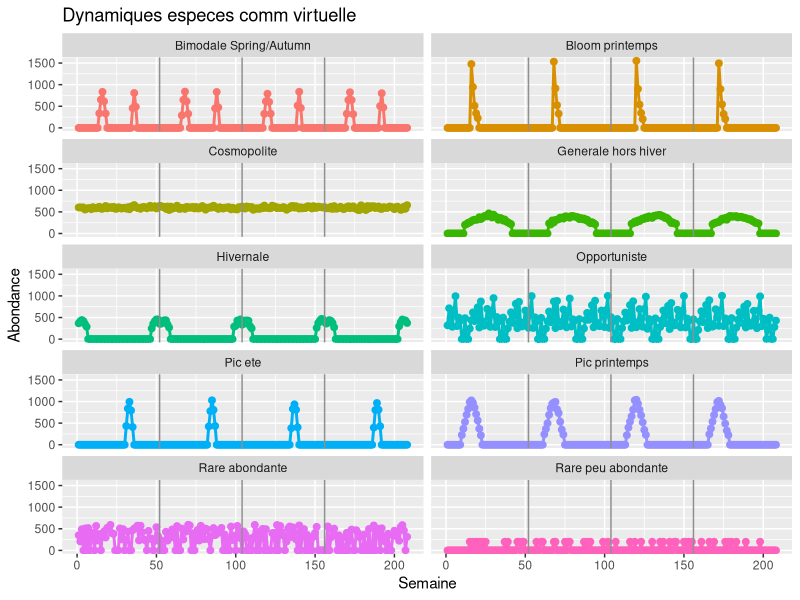
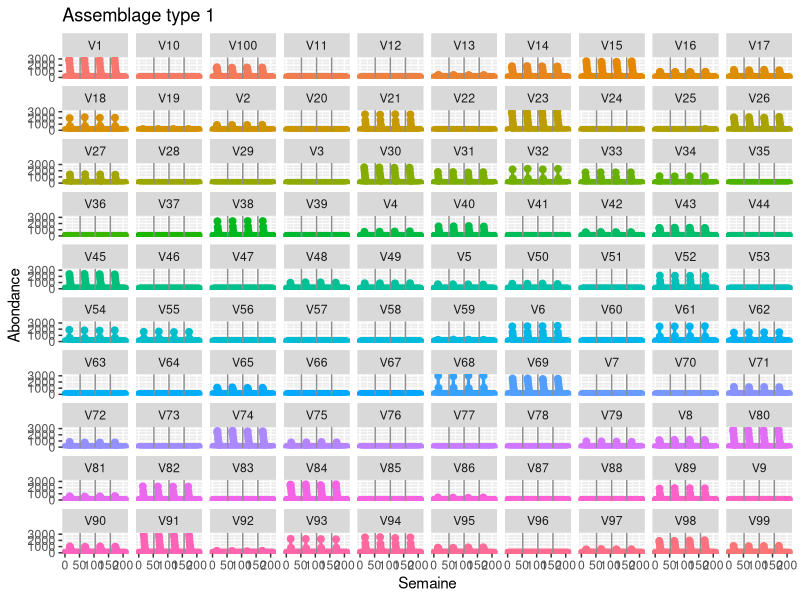
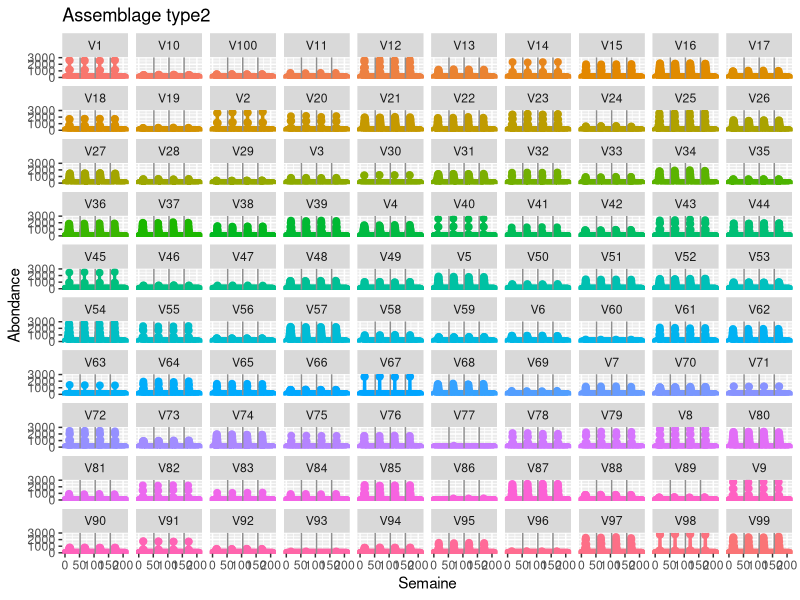
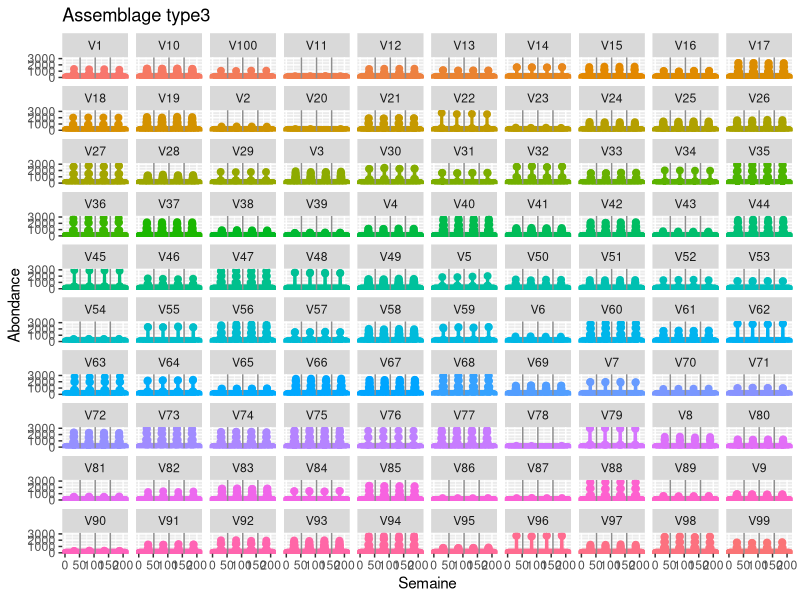
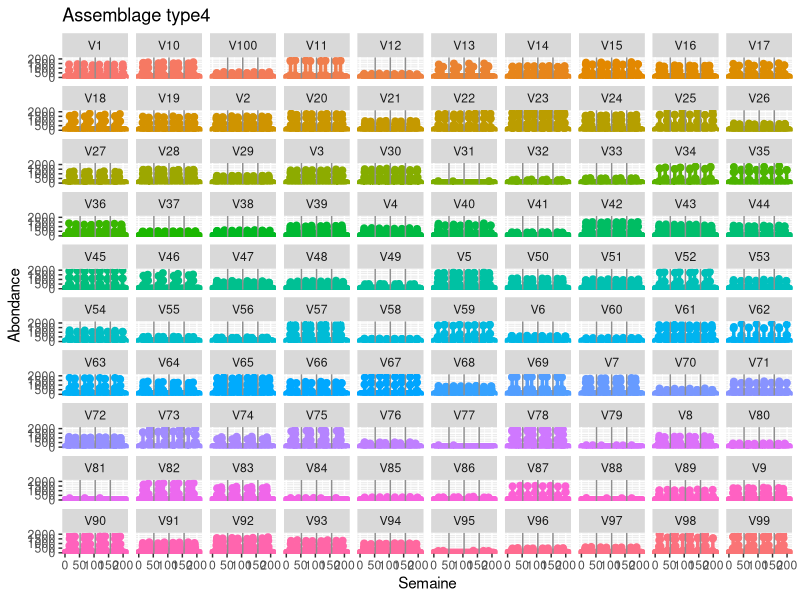
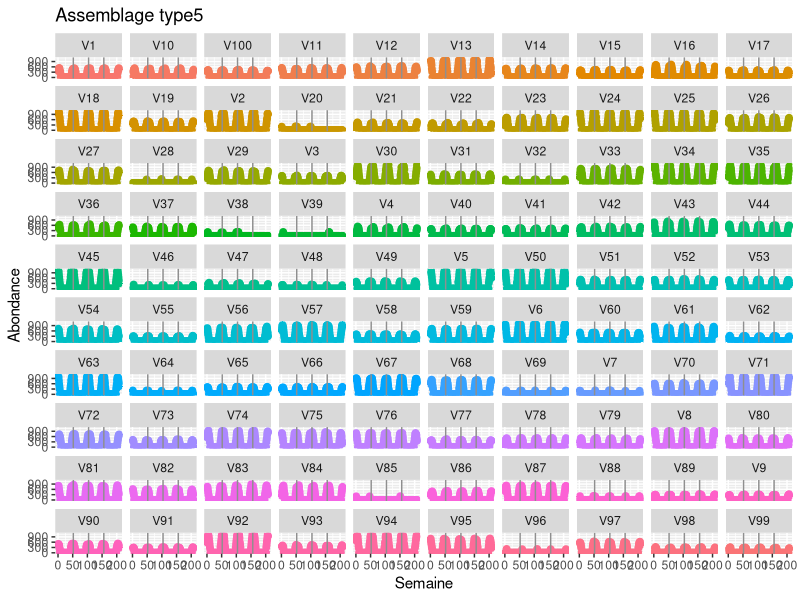
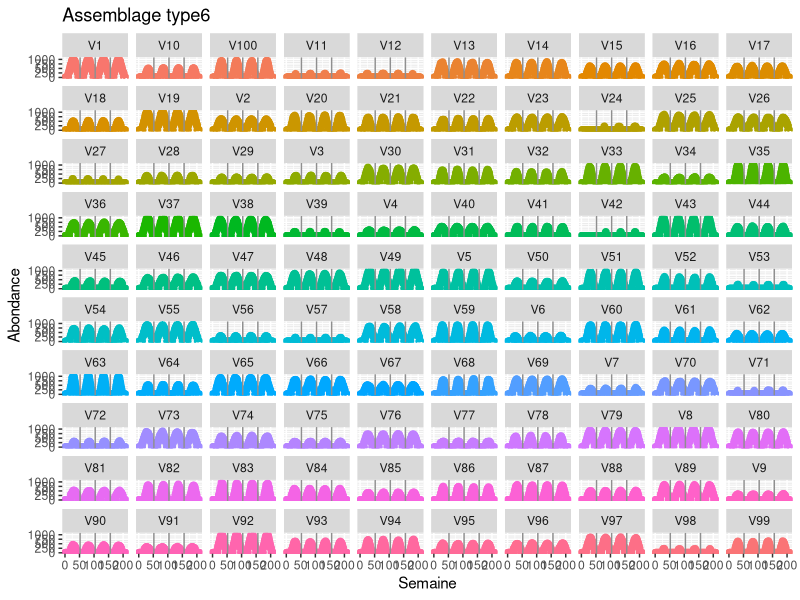
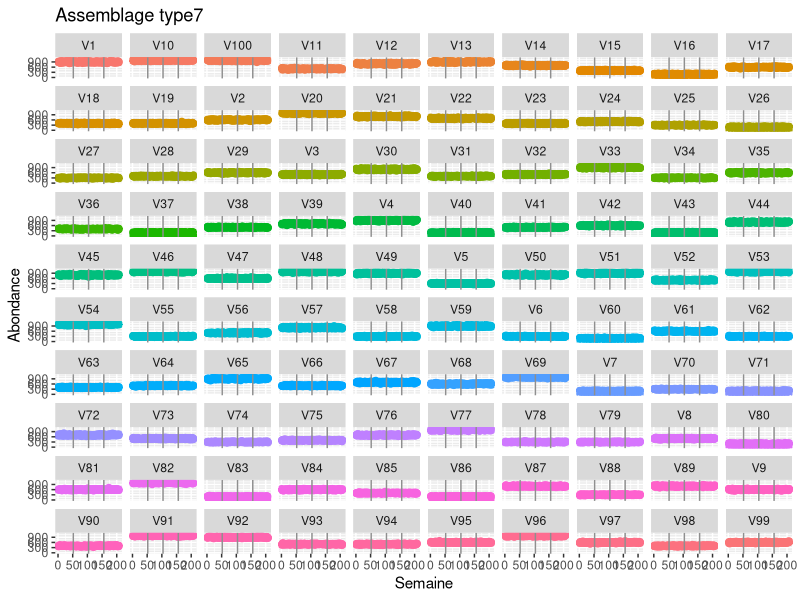

Here is the R script that generated these plots, in order:
#_______________________________________________________________________________
# Nom               : Create_virtualcommunities.r
# Date de modif     : 18/09/2025
# Objet             : Creer des communautes virtuelles
# Auteurs           : J-Y. Dias
# Version R         : 4.5.0
#_______________________________________________________________________________

#_______________________________ Packages_______________________________________

# Fonction permettant d'installer les packages si non presents et/ou les charger
# en l etat ne fonctionne pas pour les packages qui s'installent hors CRAN
loadpackages <- function(packages){
  for (pkg in packages){
    if (!requireNamespace(pkg,quietly = T)){
      install.packages(pkg)
      library(pkg,character.only = T)
    }else{
      library(pkg,character.only = T)
    }
  }
}
packages_needed <- c("dplyr","ggplot2","tidyr")

loadpackages(packages_needed)

#_______________________Creer un signal saisonnier______________________________#####

# mois <- 1:24 #creer un vecteur indiquant le mois, ici pour 2 ans
# mois_an <- (mois - 1) %% 12 + 1   # recode le mois pour revenir a 1 apres decembre

# Passage en hebdomadaire

hebdo <- 1:(52*4) # 52 semaines dans un an et 4 an
hebdo_an <- (hebdo-1) %% 52 + 1 # idem mois

# Creer un fonction gaussienne pour obtenir une forme en cloche
# mu = centre de la gaussienne, sigma largeur et amp amplitude
gaussian <- function(x, mu, sigma, amp=1) {
  amp * exp(-((x-mu)^2)/(2*sigma^2))
}

# Creer une fonction chi2 pour obtenir une forme "apparition soudaine et decroissance lente"
# df = forme de la distribution et miu = pic souhaitee
chi2_shifted <- function(x, mu, df, amp=1) {
  # Mode de la loi chi² standard
  mode_chi2 <- ifelse(df > 2, df - 2, 0) # pour ne pas avoir une decroissance depuis 0 car loi de chi2 -> df-2
  
  # Decalage pour que le maximum corresponde a mu
  x_shifted <- (x - mu) + mode_chi2
  
  # Densite chi2 avec decalage, bornee a x >= 0
  dens <- ifelse(x_shifted >= 0, dchisq(x_shifted, df=df), 0) # pour eviter les negatifs
  
  # Mise a l’echelle par l’amplitude
  amp * dens
}

# Fonction pour revenir uniquement entre 0 et 1, sera utile pour controler les abondances
scale01 <- function(x) (x - min(x)) / (max(x) - min(x))

#__________________Generer 10 especes avec profils typiques_____________________####

set.seed(123)
# Espece 1 : pic de printemps (mois 4 donc semaine 16) avec allure chi2
esp1 <- rpois(52*4, 1500 * scale01(chi2_shifted(hebdo_an, mu=16, df=2, amp=0.5)))
#       distrib de poisson pour ne pas avoir trop de variation car variance ~= moyenne
#       24 nombre de points et 1500 facteur pour obtenir une abondance (1500 x [0-1]) : a randomiser aussi 

# Espece 2 : pic de printemps (mois 4) avec allure gaussienne
esp2 <- rpois(52*4, 1000 * scale01(gaussian(hebdo_an, mu=16, sigma=3.5)))

# Espece 3 : pic d'ete (mois 8) allure gaussienne
esp3 <- rpois(52*4, 1000 * scale01(gaussian(hebdo_an, mu=33, sigma=1.5)))

# Espece 4 : bimodale (printemps + automne)
esp4 <- rpois(52*4, 800 * scale01(gaussian(hebdo_an, 16, 1.5) + gaussian(hebdo_an, 36, 1)))

# Espece 5 : pic d'hiver
esp5 <- rpois(52*4, 450 * scale01(gaussian(hebdo_an, 50, 3)+gaussian(hebdo_an, 3, 3)))

# Espece 6 : generaliste pas hiver
esp6 <- rpois(52*4, 400 * scale01(gaussian(hebdo_an, 27, 15)))

# Espece 7 : cosmopolite / perenne
esp7 <- rpois(52*4, 600)

# Espece 8 : aleatoire opportuniste
esp8 <- rpois(52*4, runif(24, 100, 1000))

# Espece 9 : rare assez abondante
esp9 <-  runif(52*4, 0, 600) # plus variable que rpois mais peut etre ressemblant avec 8

# Espece 10 : rare peu abondante
esp10 <-  rbinom(52*4, size=1, prob=0.2) * 200 # presence absence et quand present valeur 200

#______________Combiner les especes pour creer la communaute____________________####

comm <- cbind(esp1, esp2, esp3, esp4, esp5, esp6,esp7,esp8,esp9,esp10)
colnames(comm) <- c("Bloom printemps","Pic printemps","Pic ete","Bimodale Spring/Autumn","Hivernale","Generale hors hiver","Cosmopolite","Opportuniste","Rare abondante","Rare peu abondante")

comm_df <- as.data.frame(comm) %>%
  mutate(Semaine = hebdo) %>%
  pivot_longer(-Semaine, names_to="Esp", values_to="Abond") |>
  mutate(Abond = ifelse(Abond < 200, 0, Abond)) # pour representer la valeur minimale

#__________________________Visualisation________________________________________####

ggplot(comm_df, aes(x=Semaine, y=Abond, colour=Esp)) +
  geom_line(size=1) +
  geom_point(size=2) +
  facet_wrap(~Esp, ncol=2) +
  geom_vline(aes(xintercept = 52),colour = "gray56")+  
  geom_vline(aes(xintercept = 52*2),colour = "gray56")+
  geom_vline(aes(xintercept = 52*3),colour = "gray56")+
  labs(title="Dynamiques especes comm virtuelle",
       x="Semaine", y="Abondance") +
  theme(legend.position = "none")

#_____________Meme principe pour generer 100 especes de chaque type_____________####

#### Type 1 ####----------------------------------------------------------------

abd_type1 <- seq(from = 200, to = 3000, by = 100) # gamme abondance max pour l'espece x de type 1
df_type1 <- c(0:3) # gamme allure pour espece x de type 1
amp_type1 <- seq(from = 0.1, to = 2, by = 0.1) # gamme amplitude espece x de type 1
mu_type1 <- seq(from = 14, to = 17, by = 0.5) # semaine pic espece x de type 1

n_esp <- 100

type1 <- replicate(n_esp, {
  abd <- sample(abd_type1, 1) # selectionne une abondance max pour l'espece x de type 1 parmi la gamme
  mu  <- sample(mu_type1, 1) # meme principe pour mu, df, amp
  df  <- sample(df_type1, 1)
  amp <- sample(amp_type1, 1)
  distrib <- abd * scale01(chi2_shifted(hebdo_an, mu = mu, df = df, amp = amp))
  distrib[is.na(distrib)] <- 0
  if(all(distrib == 0)) rep(0, length(hebdo)) else rpois(length(hebdo), distrib)
})

assemb_type1 <- as.data.frame(type1) %>%
  mutate(Semaine = hebdo) %>%
  pivot_longer(-Semaine, names_to="Esp", values_to="Abond") |>
  mutate(Abond = ifelse(Abond < 200, 0, Abond),
         Type = "1")

ggplot(assemb_type1, aes(x=Semaine, y=Abond, colour=Esp)) +
  geom_line(size=1) +
  geom_point(size=2) +
  facet_wrap(~Esp, ncol=10) +
  geom_vline(aes(xintercept = 52),colour = "gray56")+
  geom_vline(aes(xintercept = 52*2),colour = "gray56")+
  geom_vline(aes(xintercept = 52*3),colour = "gray56")+
  labs(title="Assemblage type 1",
       x="Semaine", y="Abondance") +
  theme(legend.position = "none")

#### Type 2 ####----------------------------------------------------------------

abd_type2 <- seq(from = 200, to = 3000, by = 100)
amp_type2 <- seq(from = 0.1, to = 2, by = 0.1)
mu_type2 <- seq(from = 14, to = 17, by = 0.5)
sigma_type2 <- seq(from = 0.5, to = 3, by =0.2)

n_esp <- 100

type2 <- replicate(n_esp, {
  abd <- sample(abd_type2, 1)
  mu  <- sample(mu_type2, 1)
  amp <- sample(amp_type2, 1)
  sigma <- sample(sigma_type2,1)
  distrib <- abd * scale01(gaussian(hebdo_an, mu = mu, amp = amp,sigma = sigma))
  distrib[is.na(distrib)] <- 0
  if(all(distrib == 0)) rep(0, length(hebdo)) else rpois(length(hebdo), distrib)
})

assemb_type2 <- as.data.frame(type2) %>%
  mutate(Semaine = hebdo) %>%
  pivot_longer(-Semaine, names_to="Esp", values_to="Abond") |>
  mutate(Abond = ifelse(Abond < 200, 0, Abond),
         Type = "2")

ggplot(assemb_type2, aes(x=Semaine, y=Abond, colour=Esp)) +
  geom_line(size=1) +
  geom_point(size=2) +
  facet_wrap(~Esp, ncol=10) +
  geom_vline(aes(xintercept = 52),colour = "gray56")+
  geom_vline(aes(xintercept = 52*2),colour = "gray56")+
  geom_vline(aes(xintercept = 52*3),colour = "gray56")+
  labs(title="Assemblage type2",
       x="Semaine", y="Abondance") +
  theme(legend.position = "none")

#### Type 3 ####----------------------------------------------------------------

abd_type3 <- seq(from = 200, to = 3000, by = 100)
amp_type3 <- seq(from = 0.1, to = 2, by = 0.1)
mu_type3 <- seq(from = 27, to = 33, by = 0.5)
sigma_type3 <- seq(from = 0.5, to = 2, by =0.1)

n_esp <- 100

type3 <- replicate(n_esp, {
  abd <- sample(abd_type3, 1)
  mu  <- sample(mu_type3, 1)
  amp <- sample(amp_type3, 1)
  sigma <- sample(sigma_type3,1)
  distrib <- abd * scale01(gaussian(hebdo_an, mu = mu, amp = amp,sigma = sigma))
  distrib[is.na(distrib)] <- 0
  if(all(distrib == 0)) rep(0, length(hebdo)) else rpois(length(hebdo), distrib)
})

assemb_type3 <- as.data.frame(type3) %>%
  mutate(Semaine = hebdo) %>%
  pivot_longer(-Semaine, names_to="Esp", values_to="Abond") |>
  mutate(Abond = ifelse(Abond < 200, 0, Abond),
         Type = "3")

ggplot(assemb_type3, aes(x=Semaine, y=Abond, colour=Esp)) +
  geom_line(size=1) +
  geom_point(size=2) +
  facet_wrap(~Esp, ncol=10) +
  geom_vline(aes(xintercept = 52),colour = "gray56")+
  geom_vline(aes(xintercept = 52*2),colour = "gray56")+
  geom_vline(aes(xintercept = 52*3),colour = "gray56")+
  labs(title="Assemblage type3",
       x="Semaine", y="Abondance") +
  theme(legend.position = "none")

#### Type 4 ####----------------------------------------------------------------

abd_type4 <- seq(from = 200, to = 2000, by = 100)
amp_type4 <- seq(from = 0.1, to = 2, by = 0.1)
mu_type4_1 <- seq(from = 14, to = 17, by = 0.5)
mu_type4_2 <- seq(from = 30, to = 43, by = 0.5)

sigma_type4 <- seq(from = 0.7, to = 1.7, by =0.2)

n_esp <- 100

type4 <- replicate(n_esp, {
  abd <- sample(abd_type4, 1)
  mu_1  <- sample(mu_type4_1, 1)
  mu_2  <- sample(mu_type4_2, 1)
  amp <- sample(amp_type4, 1)
  sigma_1 <- sample(sigma_type4,1)
  sigma_2 <- sample(sigma_type4,1)
  
  distrib <- abd * scale01(gaussian(hebdo_an, mu_1, sigma_1) + gaussian(hebdo_an, mu_2, sigma_2))
  distrib[is.na(distrib)] <- 0
  if(all(distrib == 0)) rep(0, length(hebdo)) else rpois(length(hebdo), distrib)
})

assemb_type4 <- as.data.frame(type4) %>%
  mutate(Semaine = hebdo) %>%
  pivot_longer(-Semaine, names_to="Esp", values_to="Abond") |>
  mutate(Abond = ifelse(Abond < 200, 0, Abond),
         Type = "4")

ggplot(assemb_type4, aes(x=Semaine, y=Abond, colour=Esp)) +
  geom_line(size=1) +
  geom_point(size=2) +
  facet_wrap(~Esp, ncol=10) +
  geom_vline(aes(xintercept = 52),colour = "gray56")+
  geom_vline(aes(xintercept = 52*2),colour = "gray56")+
  geom_vline(aes(xintercept = 52*3),colour = "gray56")+
  labs(title="Assemblage type4",
       x="Semaine", y="Abondance") +
  theme(legend.position = "none")


#### Type 5 ####----------------------------------------------------------------

abd_type5 <- seq(from = 200, to = 1000, by = 100)
amp_type5 <- seq(from = 0.1, to = 2, by = 0.1)
mu_type5_1 <- seq(from = 46, to = 54, by = 0.5)
mu_type5_2 <- seq(from = 1, to = 10, by = 0.5)

sigma_type5 <- seq(from = 3.4, to = 3.7, by =0.1)

n_esp <- 100

type5 <- replicate(n_esp, {
  abd <- sample(abd_type5, 1)
  mu_1  <- sample(mu_type5_1, 1)
  amp <- sample(amp_type5, 1)
  sigma_1 <- sample(sigma_type5,1)
  
  distrib <- abd * scale01(gaussian(hebdo_an, mu_1, sigma_1) + gaussian(hebdo_an, abs(mu_1-47), sigma_1))
  distrib[is.na(distrib)] <- 0
  if(all(distrib == 0)) rep(0, length(hebdo)) else rpois(length(hebdo), distrib)
})

assemb_type5 <- as.data.frame(type5) %>%
  mutate(Semaine = hebdo) %>%
  pivot_longer(-Semaine, names_to="Esp", values_to="Abond") |>
  mutate(Abond = ifelse(Abond < 200, 0, Abond),
         Type = "5")

ggplot(assemb_type5, aes(x=Semaine, y=Abond, colour=Esp)) +
  geom_line(size=1) +
  geom_point(size=2) +
  facet_wrap(~Esp, ncol=10) +
  geom_vline(aes(xintercept = 52),colour = "gray56")+
  geom_vline(aes(xintercept = 52*2),colour = "gray56")+
  geom_vline(aes(xintercept = 52*3),colour = "gray56")+
  labs(title="Assemblage type5",
       x="Semaine", y="Abondance") +
  theme(legend.position = "none")

#### Type 6 ####----------------------------------------------------------------

abd_type6 <- seq(from = 200, to = 1000, by = 100)
amp_type6 <- seq(from = 0.1, to = 2, by = 0.1)
mu_type6 <- seq(from = 27, to = 33, by = 0.5)
sigma_type6 <- seq(from = 6, to = 10, by =0.4)

n_esp <- 100

type6 <- replicate(n_esp, {
  abd <- sample(abd_type6, 1)
  mu  <- sample(mu_type6, 1)
  amp <- sample(amp_type6, 1)
  sigma <- sample(sigma_type6,1)
  distrib <- abd * scale01(gaussian(hebdo_an, mu = mu, amp = amp,sigma = sigma))
  distrib[is.na(distrib)] <- 0
  if(all(distrib == 0)) rep(0, length(hebdo)) else rpois(length(hebdo), distrib)
})

assemb_type6 <- as.data.frame(type6) %>%
  mutate(Semaine = hebdo) %>%
  pivot_longer(-Semaine, names_to="Esp", values_to="Abond") |>
  mutate(Abond = ifelse(Abond < 200, 0, Abond),
         Type = "6")

ggplot(assemb_type6, aes(x=Semaine, y=Abond, colour=Esp)) +
  geom_line(size=1) +
  geom_point(size=2) +
  facet_wrap(~Esp, ncol=10) +
  geom_vline(aes(xintercept = 52),colour = "gray56")+
  geom_vline(aes(xintercept = 52*2),colour = "gray56")+
  geom_vline(aes(xintercept = 52*3),colour = "gray56")+
  labs(title="Assemblage type6",
       x="Semaine", y="Abondance") +
  theme(legend.position = "none")

#### Type 7 ####----------------------------------------------------------------

abd_type7 <- seq(from = 200, to = 1000, by = 100)

n_esp <- 100

type7 <- replicate(n_esp, {
  abd <- sample(abd_type7, 1)
  distrib <-  rpois(hebdo, abd)
  distrib[is.na(distrib)] <- 0
  if(all(distrib == 0)) rep(0, length(hebdo)) else distrib
})

assemb_type7 <- as.data.frame(type7) %>%
  mutate(Semaine = hebdo) %>%
  pivot_longer(-Semaine, names_to="Esp", values_to="Abond") |>
  mutate(Abond = ifelse(Abond < 200, 0, Abond),
         Type = "7")

ggplot(assemb_type7, aes(x=Semaine, y=Abond, colour=Esp)) +
  geom_line(size=1) +
  geom_point(size=2) +
  facet_wrap(~Esp, ncol=10) +
  geom_vline(aes(xintercept = 52),colour = "gray56")+
  geom_vline(aes(xintercept = 52*2),colour = "gray56")+
  geom_vline(aes(xintercept = 52*3),colour = "gray56")+
  labs(title="Assemblage type7",
       x="Semaine", y="Abondance") +
  theme(legend.position = "none")

#### Type 8 ####----------------------------------------------------------------

abd_type8_1 <- seq(from = 200, to = 600, by = 100)
abd_type8_2 <- seq(from = 400, to = 800, by = 100)
abd_type8_3 <- seq(from = 800, to = 1200, by = 100)

n_esp <- 100

type8 <- replicate(n_esp, {
  abd_1 <- sample(abd_type8_1, 1)
  abd_2 <- sample(abd_type8_2, 1)
  abd_3 <- sample(abd_type8_3, 1)
  distrib <-  rpois(52*4, runif(abd_1, abd_2, abd_3))
  distrib[is.na(distrib)] <- 0
  if(all(distrib == 0)) rep(0, length(hebdo)) else distrib
})

assemb_type8 <- as.data.frame(type8) %>%
  mutate(Semaine = hebdo) %>%
  pivot_longer(-Semaine, names_to="Esp", values_to="Abond") |>
  mutate(Abond = ifelse(Abond < 200, 0, Abond),
         Type = "8")

ggplot(assemb_type8, aes(x=Semaine, y=Abond, colour=Esp)) +
  geom_line(size=1) +
  geom_point(size=2) +
  facet_wrap(~Esp, ncol=10) +
  geom_vline(aes(xintercept = 52),colour = "gray56")+
  geom_vline(aes(xintercept = 52*2),colour = "gray56")+
  geom_vline(aes(xintercept = 52*3),colour = "gray56")+
  labs(title="Assemblage type8",
       x="Semaine", y="Abondance") +
  theme(legend.position = "none")

#### Type 9 ####----------------------------------------------------------------

abd_type9 <- seq(from = 200, to = 800, by = 100)

n_esp <- 100

type9 <- replicate(n_esp, {
  abd <- sample(abd_type9, 1)
  distrib <-  runif(52*4, 0, abd)
  distrib[is.na(distrib)] <- 0
  if(all(distrib == 0)) rep(0, length(hebdo)) else distrib
})

assemb_type9 <- as.data.frame(type9) %>%
  mutate(Semaine = hebdo) %>%
  pivot_longer(-Semaine, names_to="Esp", values_to="Abond") |>
  mutate(Abond = ifelse(Abond < 200, 0, Abond),
         Type = "9")

ggplot(assemb_type9, aes(x=Semaine, y=Abond, colour=Esp)) +
  geom_line(size=1) +
  geom_point(size=2) +
  facet_wrap(~Esp, ncol=10) +
  geom_vline(aes(xintercept = 52),colour = "gray56")+
  geom_vline(aes(xintercept = 52*2),colour = "gray56")+
  geom_vline(aes(xintercept = 52*3),colour = "gray56")+
  labs(title="Assemblage type9",
       x="Semaine", y="Abondance") +
  theme(legend.position = "none")

#### Type 10 ####----------------------------------------------------------------

abd_type10 <- seq(from = 200, to = 400, by = 100)
prob_type10 <- seq(from = 0.05, to = 0.15, by = 0.05)

n_esp <- 100

type10 <- replicate(n_esp, {
  abd <- sample(abd_type10, 1)
  prob <- sample(prob_type10,1)
  distrib <-  rbinom(52*4, size=1, prob=prob) * abd
  distrib[is.na(distrib)] <- 0
  if(all(distrib == 0)) rep(0, length(hebdo)) else distrib
})

assemb_type10 <- as.data.frame(type10) %>%
  mutate(Semaine = hebdo) %>%
  pivot_longer(-Semaine, names_to="Esp", values_to="Abond") |>
  mutate(Abond = ifelse(Abond < 200, 0, Abond),
         Type = "10")

ggplot(assemb_type10, aes(x=Semaine, y=Abond, colour=Esp)) +
  geom_line(size=1) +
  geom_point(size=2) +
  facet_wrap(~Esp, ncol=10) +
  geom_vline(aes(xintercept = 52),colour = "gray56")+
  geom_vline(aes(xintercept = 52*2),colour = "gray56")+
  geom_vline(aes(xintercept = 52*3),colour = "gray56")+
  labs(title="Assemblage type10",
       x="Semaine", y="Abondance") +
  theme(legend.position = "none")

#### Communaute complete ####---------------------------------------------------


comm_virtuel <- rbind(assemb_type1,assemb_type2,assemb_type3,assemb_type4,assemb_type5,
                      assemb_type6,assemb_type7,assemb_type8,assemb_type9,assemb_type10)
